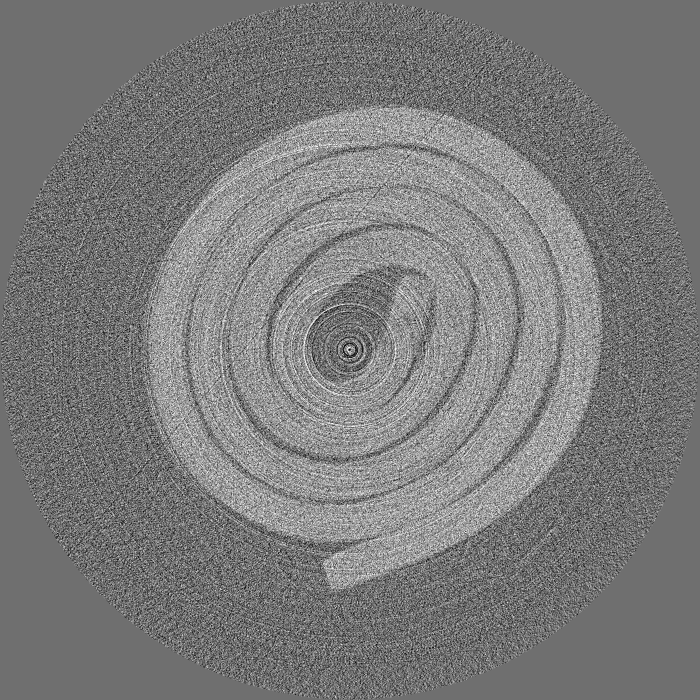
#> input picture img/QBI Image Enhancement/scroll.tif, 1400 x 1400 px, found by its file name (shown at 1/2 size)
$ jupyter execute anisotropic-diffusion-example.ipynb   (shell and % lines are left out)
#> lines starting #> are read from the running program, lines starting #| are printed output that depends on the picture
The code is contributed by Anders Kaestner from PSI showing the correct parameters for the Anisotropic diffusion filter and how it looks compared to other filters

[cell 1]
import numpy as np
import matplotlib
import matplotlib.pyplot as plt
import skimage.io as io
import skimage.filters as flt
# since we can't use imports
import numpy as np
import scipy.ndimage.filters as flt
import warnings

def anisodiff(img,niter=1,kappa=50,gamma=0.1,step=(1.,1.),sigma=0, option=1,ploton=False):
	"""
	Anisotropic diffusion.

	Usage:
	imgout = anisodiff(im, niter, kappa, gamma, option)

	Arguments:
	        img    - input image
	        niter  - number of iterations
	        kappa  - conduction coefficient 20-100 ?
	        gamma  - max value of .25 for stability
	        step   - tuple, the distance between adjacent pixels in (y,x)
	        option - 1 Perona Malik diffusion equation No 1
	                 2 Perona Malik diffusion equation No 2
	        ploton - if True, the image will be plotted on every iteration

	Returns:
	        imgout   - diffused image.

	kappa controls conduction as a function of gradient.  If kappa is low
	small intensity gradients are able to block conduction and hence diffusion
	across step edges.  A large value reduces the influence of intensity
	gradients on conduction.

	gamma controls speed of diffusion (you usually want it at a maximum of
	0.25)

	step is used to scale the gradients in case the spacing between adjacent
	pixels differs in the x and y axes

	Diffusion equation 1 favours high contrast edges over low contrast ones.
	Diffusion equation 2 favours wide regions over smaller ones.

	Reference:
	P. Perona and J. Malik.
	Scale-space and edge detection using ansotropic diffusion.
	IEEE Transactions on Pattern Analysis and Machine Intelligence,
	12(7):629-639, July 1990.

	Original MATLAB code by Peter Kovesi
	School of Computer Science & Software Engineering
	The University of Western Australia
	pk @ csse uwa edu au
	<http://www.csse.uwa.edu.au>

	Translated to Python and optimised by Alistair Muldal
	Department of Pharmacology
	University of Oxford
	<alistair.muldal@pharm.ox.ac.uk>

	June 2000  original version.
	March 2002 corrected diffusion eqn No 2.
	July 2012 translated to Python
	"""

	# ...you could always diffuse each color channel independently if you
	# really want
	if img.ndim == 3:
		warnings.warn("Only grayscale images allowed, converting to 2D matrix")
		img = img.mean(2)

	# initialize output array
	img = img.astype('float32')
	imgout = img.copy()

	# initialize some internal variables
	deltaS = np.zeros_like(imgout)
	deltaE = deltaS.copy()
	NS = deltaS.copy()
	EW = deltaS.copy()
	gS = np.ones_like(imgout)
	gE = gS.copy()

	# create the plot figure, if requested
	if ploton:
		import pylab as pl
		from time import sleep

		fig = pl.figure(figsize=(20,5.5),num="Anisotropic diffusion")
		ax1,ax2 = fig.add_subplot(1,2,1),fig.add_subplot(1,2,2)

		ax1.imshow(img,interpolation='nearest')
		ih = ax2.imshow(imgout,interpolation='nearest',animated=True)
		ax1.set_title("Original image")
		ax2.set_title("Iteration 0")

		fig.canvas.draw()

	for ii in np.arange(1,niter):

		# calculate the diffs
		deltaS[:-1,: ] = np.diff(imgout,axis=0)
		deltaE[: ,:-1] = np.diff(imgout,axis=1)

		if 0<sigma:
			deltaSf=flt.gaussian_filter(deltaS,sigma);
			deltaEf=flt.gaussian_filter(deltaE,sigma);
		else:
			deltaSf=deltaS;
			deltaEf=deltaE;

		# conduction gradients (only need to compute one per dim!)
		if option == 1:
			gS = np.exp(-(deltaSf/kappa)**2.)/step[0]
			gE = np.exp(-(deltaEf/kappa)**2.)/step[1]
		elif option == 2:
			gS = 1./(1.+(deltaSf/kappa)**2.)/step[0]
			gE = 1./(1.+(deltaEf/kappa)**2.)/step[1]

		# update matrices
		E = gE*deltaE
		S = gS*deltaS

		# subtract a copy that has been shifted 'North/West' by one
		# pixel. don't as questions. just do it. trust me.
		NS[:] = S
		EW[:] = E
		NS[1:,:] -= S[:-1,:]
		EW[:,1:] -= E[:,:-1]

		# update the image
		imgout += gamma*(NS+EW)

		if ploton:
			iterstring = "Iteration %i" %(ii+1)
			ih.set_data(imgout)
			ax2.set_title(iterstring)
			fig.canvas.draw()
			# sleep(0.01)

	return imgout

# [137 lines left out: function anisodiff3, not called in this run]

[cell 2]
img=io.imread('../input/scroll.tif')
#> img is the input picture: shape (1400, 1400) uint16; min 0, max 65535, mean 31527.5
img=img.astype(float)
img=img[300:600,300:600]
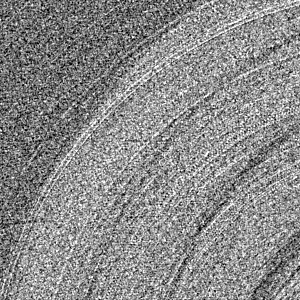
#> img: shape (300, 300) float64; min 0, max 65535, mean 35802.6; drawn with min black and max white
m=np.mean(img)
#> m = 35802.6
s=np.std(img)
#> s = 12543.3
nimg=(img-m)/s
plt.imshow(nimg)
plt.colorbar()

[cell 3]
plt.figure(figsize=(16,9))
fimg=anisodiff(nimg,100,80,0.075,(1,1),2.5,1)
#> the loop in anisodiff, `for ii in np.arange(1,niter):` made 99 passes
#> pass 1, in anisodiff, `deltaSf=flt.gaussian_filter(deltaS,sigma);`:
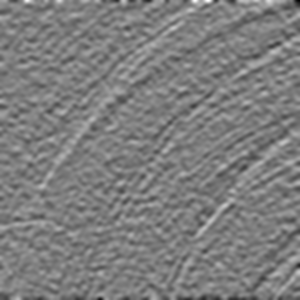
#> deltaSf: shape (300, 300) float32; min -0.39, max 0.399, mean 0.000641; drawn with min black and max white
#> after the loop in anisodiff, `for ii in np.arange(1,niter):`:
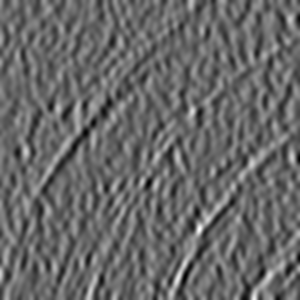
#> EW: shape (300, 300) float32; min -0.0259, max 0.0372, mean -2.07e-13; drawn with min black and max white
#> after the loop in anisodiff, `for ii in np.arange(1,niter):`:
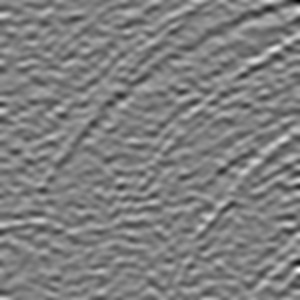
#> NS: shape (300, 300) float32; min -0.0378, max 0.0376, mean 1.06e-11; drawn with min black and max white
#> after the loop in anisodiff, `for ii in np.arange(1,niter):`:
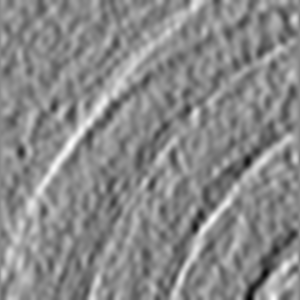
#> deltaE: shape (300, 300) float32; min -0.125, max 0.111, mean 0.00233; drawn with min black and max white
#> after the loop in anisodiff, `for ii in np.arange(1,niter):`:
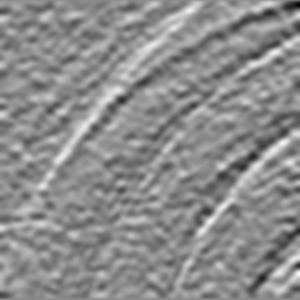
#> deltaS: shape (300, 300) float32; min -0.123, max 0.102, mean 0.00125; drawn with min black and max white
#> after the loop in anisodiff, `for ii in np.arange(1,niter):`:
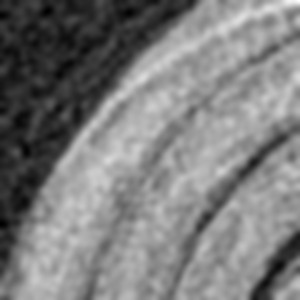
#> imgout: shape (300, 300) float32; min -0.867, max 0.902, mean -2.71e-09; drawn with min black and max white
plt.subplot(2,3,1)
plt.imshow(nimg)
plt.title('Original')
plt.subplot(2,3,2)
plt.imshow(fimg,vmin=-1,vmax=1)
#plt.imshow(fimg)
plt.title('Filtered')
plt.subplot(2,3,3)
plt.imshow(fimg-nimg)
plt.title('Difference')
plt.subplot(2,3,4)
h=np.histogram(nimg,100)
plt.plot(h[0])

plt.subplot(2,3,5)
h,ax=np.histogram(fimg,100)
#> h = 100 values, max 3066 at index 62, min 1 at index 96, mean 900; ax = 101 values from -0.867 to 0.902

plt.plot(ax[0:(np.size(h))],h)
#> figure, not shown here; panel 4: curve peaks at x = 55, y = 1887; panel 5: curve peaks at x = 0.23, y = 3066

[cell 4]
plt.figure(figsize=(16,9))
gimg=flt.gaussian_filter(nimg,5)
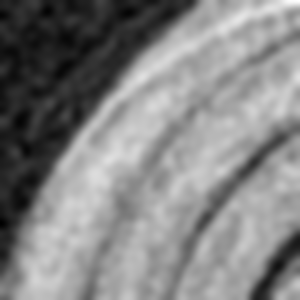
#> gimg: shape (300, 300) float64; min -0.784, max 0.729, mean 2.45e-16; drawn with min black and max white
plt.subplot(2,3,1)
plt.imshow(nimg)
plt.title('Original')
plt.subplot(2,3,2)
plt.imshow(gimg,vmin=-0.8,vmax=0.8)
plt.title('Gauss Filtered')
plt.subplot(2,3,3)
plt.imshow(gimg-nimg)
plt.title('Difference')

plt.subplot(2,3,4)
h=np.histogram(nimg,100)
plt.plot(h[0])

plt.subplot(2,3,5)
h,ax=np.histogram(gimg,100)
#> h = 100 values, max 2892 at index 64, min 2 at index 93, mean 900; ax = 101 values from -0.784 to 0.729

plt.plot(ax[0:(np.size(h))],h)
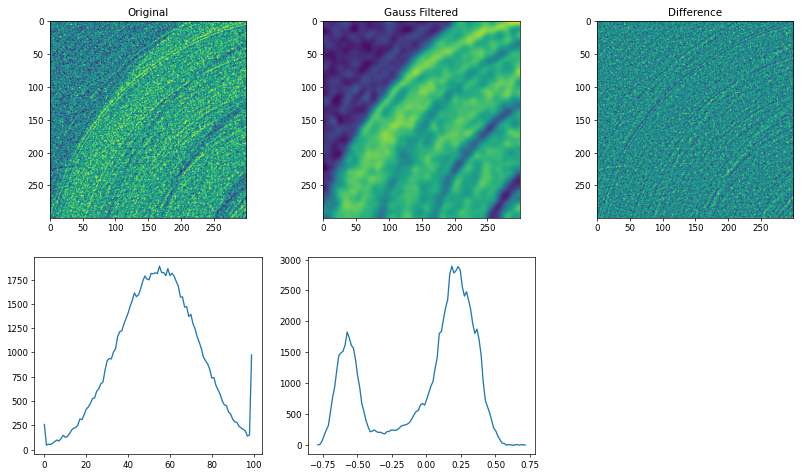
#> figure drawn by matplotlib, 5 panels; panel 4: curve peaks at x = 55, y = 1887; panel 5: curve peaks at x = 0.185, y = 2892

[cell 5]
plt.figure(figsize=(16,9))
plt.imshow(fimg-gimg)
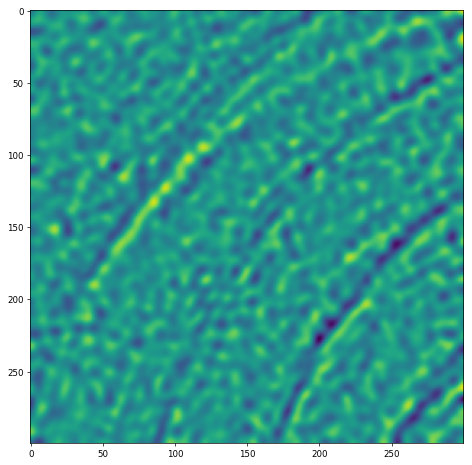
#> figure drawn by matplotlib, 1 panel
